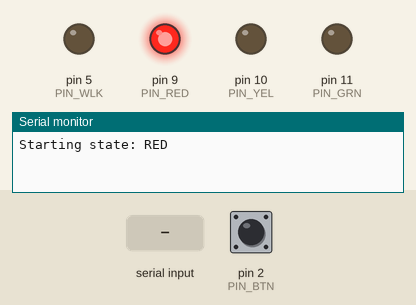
Simulated run of this sketch. Board: Arduino Uno, built with avr-gcc and run on an emulated ATmega328P. Shown: output pins drawn as LEDs (lit = HIGH), the last lines printed to the serial monitor. Dashed ring = blinking. The test bench sets the inputs (shaded band); at power-on: pin 2 (PIN_BTN) HIGH.

Above: at 1.2 s.
1.3 s: "w" received over Serial
At 1.55 s:
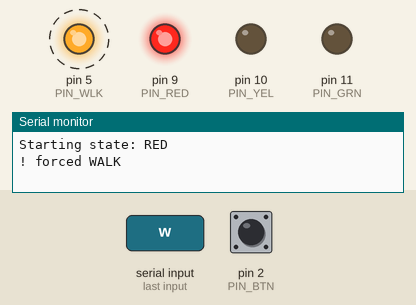
4.3 s: "g" received over Serial
At 5.6 s:
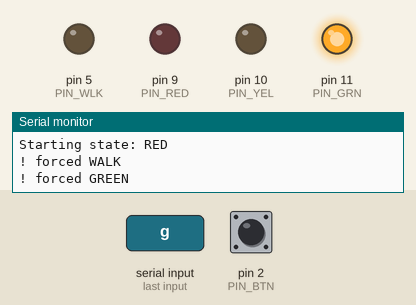
7.3 s: pin 2 (PIN_BTN) pulled LOW for 0.15 s
At 7.8 s:
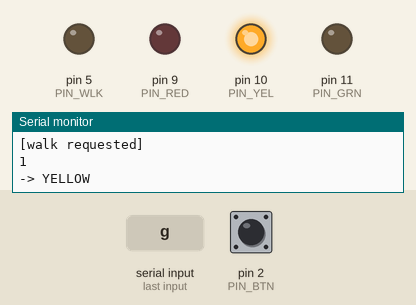
10.3 s: "r" received over Serial
At 11.3 s:
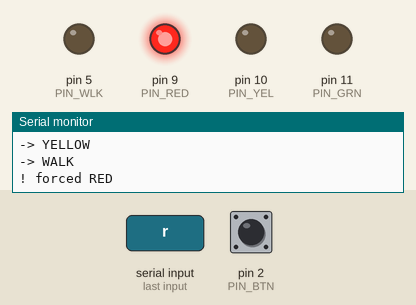
Timing chart, 0 to 13.3 s (numbered marks = the images above; inputs shaded):
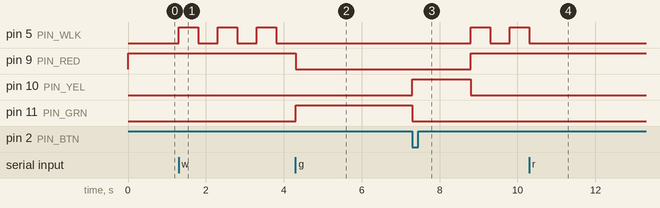

The sketch:

04b_Traffic_Light_Walk.ino
```cpp
const uint8_t PIN_RED = 9;
const uint8_t PIN_YEL = 10;
const uint8_t PIN_GRN = 11;
const uint8_t PIN_WLK = 5;
const uint8_t PIN_BTN = 2;

const unsigned long WALK_MS = 4000;
const uint8_t WALK_FLASHES = 4;

unsigned int pressCount = 0;

enum class Light : uint8_t { RED, GREEN, YELLOW, WALK }; // create the Light type

Light state = Light::RED;
unsigned long stateStart = 0;
bool walkRequested = false;
bool lastPressed = false;

void setLight(bool r , bool y, bool g, bool w) { // bool -> digitalWrite conversion works because HIGH and LOW is just #defines for 1 and 0
  digitalWrite(PIN_RED, r); // sets the voltage on a pin that is already configured as OUTPUT
  digitalWrite(PIN_YEL, y);
  digitalWrite(PIN_GRN, g);
  digitalWrite(PIN_WLK, w);
}

void setup() {
  pinMode(PIN_RED, OUTPUT); // configures pins electrical direction
  pinMode(PIN_YEL, OUTPUT);
  pinMode(PIN_GRN, OUTPUT);
  pinMode(PIN_WLK, OUTPUT);
  pinMode(PIN_BTN, INPUT_PULLUP);
  Serial.begin(9600); // sets up UART hardware at 9600 bits per second
  stateStart = millis();
  Serial.println("Starting state: RED");
}

void loop() {
  unsigned long elapsed = millis() - stateStart; //computed fresh on every pass

  // poll the button on EVERY iteration. This is the whole point
  // With delay() in the loop, a press during the wait would be missed
  bool pressed = (digitalRead(PIN_BTN) == LOW); // is the button pressed right now?

  if (pressed && !lastPressed) { // the initial press case (falling edge)
    walkRequested = true; // sets a flag that survuves across thousands of loop iterations until the state machine consumes it
    pressCount ++;
    Serial.println("[walk requested]");
    Serial.println(pressCount);
  }

  lastPressed = pressed;

  if (Serial.available() > 0) { // checking for interrupt
    char key = Serial.read();
    switch (key) {
    case 'r':
      state = Light::RED;
      stateStart = millis();
      Serial.println("! forced RED");
      break;
    case 'g':
      state = Light::GREEN;
      stateStart = millis();
      Serial.println("! forced GREEN");
      break;
    case 'y':
      state = Light::YELLOW;
      stateStart = millis();
      Serial.println("! forced YELLOW");
      break;
    case 'w':
      state = Light::WALK;
      stateStart = millis();
      Serial.println("! forced WALK");
      break;
    }
  }

  /* the traffic-light state machine
    every case has the same 2 parts:
      1. do the states job (drive LED to match current state)
      2. check whether it is time to leave - and if so, change state and re-stamp stateStart
  */
  switch (state) {
    case Light::RED:
      setLight(true, false, false, false);
      if (elapsed >= 4000) {
        state = Light::GREEN;
        stateStart = millis();
        Serial.println("-> GREEN");
      }
      break;

    // green normally lasts 6s. But if a pedestrian is waiting (walk requested == true), cut it short
    // once cars have had a fair 1.5s minimum.
    case Light::GREEN:
      setLight(false, false, true, false);
      if (elapsed >= 6000 || (walkRequested && elapsed >= 1500)) {
        state = Light::YELLOW;
        stateStart = millis();
        Serial.println("-> YELLOW");
      }
      break;
    case Light::YELLOW:
      setLight(false, true, false, false);
      if (elapsed >= 1500) {
        if (walkRequested) {
          state = Light::WALK;
          Serial.println("-> WALK"); // print inside each branch, or the log lies about where we went
        }
        else {
          state = Light::RED;
          Serial.println("-> RED");
        }
        stateStart = millis();
      }
      break;
    case Light::WALK: {
      const unsigned long HALF = WALK_MS / (2 * WALK_FLASHES); // 500
      bool blinkOn = ((elapsed / HALF) % 2 == 0);
      setLight(true, false, false, blinkOn);
      if (elapsed >= WALK_MS) {
        state = Light::GREEN;
        stateStart = millis();
        walkRequested = false; // request satisfied
        Serial.println("-> GREEN");
      }
    }
      break;
  }
}
```

Measured:
- after the input at 1.3 s, pin 5 (PIN_WLK): alternates HIGH for 0.50 s and LOW for 0.50 s, starting at once; pin 9 (PIN_RED): stays HIGH (without the input it goes to LOW after 2.7 s); pin 11 (PIN_GRN): stays LOW (without the input it goes to HIGH after 2.7 s)
- after the input at 4.3 s, pin 5 (PIN_WLK): stays LOW (without the input it goes to HIGH after 0.00 s); pin 9 (PIN_RED): HIGH → LOW after 0.00 s instead of 1.0 s; pin 11 (PIN_GRN): LOW → HIGH after 0.00 s instead of 1.0 s
- after the input at 7.3 s, pin 5 (PIN_WLK): LOW → HIGH after 1.5 s, → LOW 0.50 s later, → HIGH 0.50 s later; pin 9 (PIN_RED): LOW → HIGH after 1.5 s; pin 10 (PIN_YEL): LOW → HIGH at once, → LOW 1.5 s later; pin 11 (PIN_GRN): HIGH → LOW at once
- after the input at 10.3 s, pin 5 (PIN_WLK): goes on until 10.3 s, then stays LOW; pin 9 (PIN_RED): stays HIGH (without the input it goes to LOW after 2.5 s); pin 11 (PIN_GRN): stays LOW (without the input it goes to HIGH after 2.5 s)
